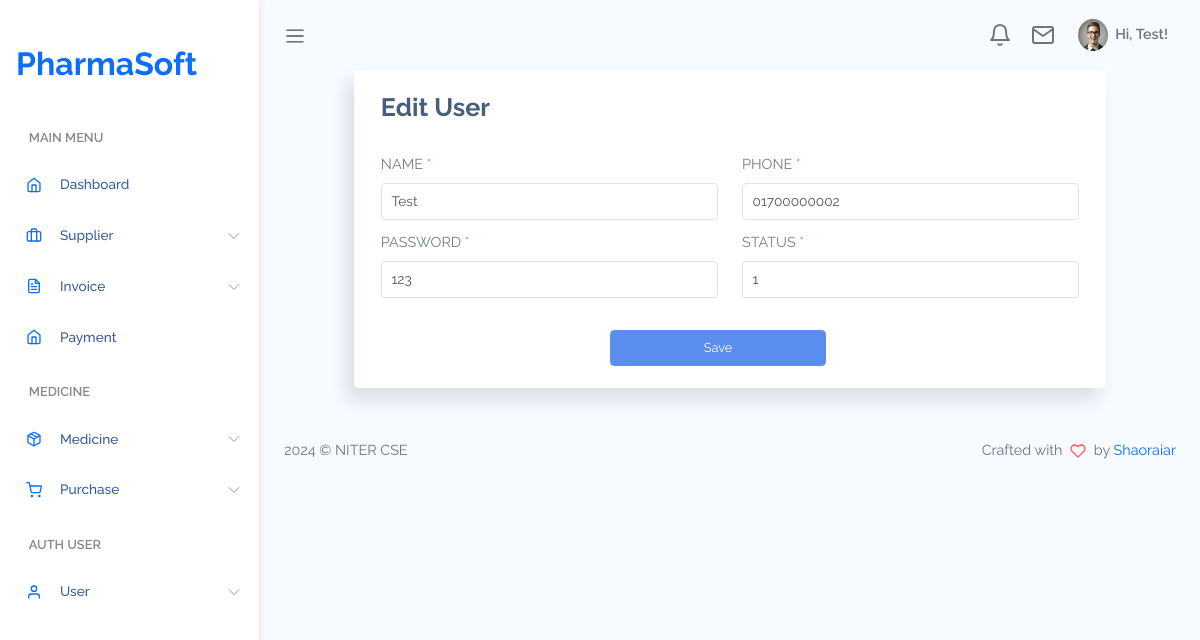
The page /user/edit/3 (signed in) on the database its author committed.
### apps/user/models.py (models this page shows, shortened)
class User(AbstractBaseUser, BaseModel):
    class UserVerification(models.TextChoices):
        YES = 'yes'
        NO = 'no'
    username = models.CharField(max_length=255, unique=True)
    first_name = models.CharField(max_length=255, blank=True, null=True)
    last_name = models.CharField(max_length=255, blank=True, null=True)
    email = models.EmailField(max_length=255, unique=True)
    password = models.CharField(max_length=255)
    phone_no = models.CharField(max_length=50, blank=True, null=True)
    user_role = models.ForeignKey(Role, on_delete=models.CASCADE, blank=True, null=True)
    user_verification = models.CharField(max_length=8, choices=UserVerification.choices, default=UserVerification.NO)
    address = models.CharField(max_length=255, blank=True, null=True)
    city = models.CharField(max_length=255, blank=True, null=True)
    country = models.CharField(max_length=25, blank=True, null=True)
    zip_code = models.CharField(max_length=8, blank=True, null=True)
    status = models.CharField(max_length=8, default='1')
    created_at = models.DateTimeField(auto_now_add=True, blank=True, null=True)
    created_by = models.IntegerField(default=0, blank=True, null=True)
    updated_at = models.DateTimeField(auto_now=True, blank=True, null=True)
    updated_by = models.IntegerField(default=0, blank=True, null=True)
    USERNAME_FIELD = 'email'
    REQUIRED_FIELDS = ['username']
    class Meta:
        db_table = "user"
    objects = UserManager()

### apps/user/views.py (the view)
# urls.py: path('edit/<int:id>', user_edit, name='user_edit'),
def user_edit(request, id=None):
    context = {}
    user = get_object_or_404(User, id=id) if id else None
    if request.method == 'POST':
        form = UserEditForm(request.POST, instance=user)
        if form.is_valid():
            print('edit : ', form.cleaned_data)
            form.save()
            messages.success(request, f'User "{user.name}" has been edit successfully.')
            return redirect('user_list')
    else:
        form = UserEditForm(instance=user)
    context['form'] = form
    context['user'] = user
    context['user_data'] = User.objects.all()
    return render(request, 'backend/system/user/edit.html', context)

### apps/user/forms.py (shortened to what this page needs)
class UserEditForm(forms.ModelForm):
    username = forms.CharField(required=False)
    phone_no = forms.CharField(required=False)
    password = forms.CharField(required=False)
    status = forms.CharField(required=False)
    class Meta:
        model = User
        fields = ['username', 'password', 'phone_no', 'status']

### system/config.py (called while the page is built)
    @staticmethod
    def no_auth_url_list():
        no_auth_url_list = []
        from django.conf import settings
        return settings.NO_AUTH

### system/context_processor.py (called while the page is built)
def global_context_processor(request):
    user_id = request.user.id if request.user.is_authenticated else None
    user_role = request.user.user_role if request.user.is_authenticated else None
    user_role_slug = user_role.slug if user_role else None
    print('user_role_slug : ', user_role_slug)
    context = {
        'menu_items': prepare_menu_item() ,
    }
    context['user_id'] = user_id
    context['user_role_slug'] = user_role_slug
    return context

### system/utils.py (called while the page is built)
def prepare_menu_item():
    base_dir = os.path.dirname(os.path.dirname(os.path.abspath(__file__)))
    json_file_path = os.path.join(base_dir, 'system', 'menu', 'main.json')
    with open(json_file_path, 'r') as menu_file:
        menu_data = json.load(menu_file)
    updated_menu = []
    for value in menu_data['menuItems']:
        updated_menu.append(value)  # Simplified for demonstration
    return updated_menu

### templates/backend/system/user/edit.html (shortened to what this page needs)
{% extends 'backend/dashboard/main.html' %}
{% load static %}
{% block content %}
<div class="container-fluid">
    <div class="row justify-content-center">
        <div class="col-md-10">
            <form action="" method="post" id="user_form">
                <div class="card">
                    <div class="card-header">
                        <h3 class="font-weight-bold">Edit User</h3>
                    </div>
                    <div class="card-body">
                        <div class="row">
                            <div class="form-group col-md-6">
                                <div class="form-label text-uppercase">Name <span class="text-danger">*</span></div>
                                <input type="text" name="username" class="form-control required" placeholder="" value="{{ form.username.value }}">
                            </div>
                            <div class="form-group col-md-6">
                                <div class="form-label text-uppercase">Phone <span class="text-danger">*</span></div>
                                <input type="text" name="phone_no" class="form-control required" placeholder="" value="{{ form.phone_no.value }}">
                            </div>
                            <div class="form-group col-md-6">
                                <div class="form-label text-uppercase">Password <span class="text-danger">*</span></div>
                                <input type="text" name="password" class="form-control required" placeholder="" value="{{ form.password.value }}">
                            </div>
                            <div class="form-group col-md-6">
                                <div class="form-label text-uppercase">Status <span class="text-danger">*</span></div>
                                <input type="text" name="status" class="form-control required" placeholder="" value="{{ form.status.value }}">
                            </div>
                            <div class="form-group col-md-4 mb-0 mt-3"></div>
                            <button class="btn btn-sm btn-primary" type="submit" style="width: 30%; margin-top: 20px;">Save</button>
                        </div>
                    </div>
                </div>
            </form>
        </div>
    </div>
</div>
{% endblock content %}

### templates/backend/dashboard/navbar/navbar.html (shortened to what this page needs)
{% load static %}
<nav class="navbar navbar-header navbar-expand navbar-light">
  <a class="sidebar-toggler" href="#"
    ><span class="navbar-toggler-icon"></span
  ></a>
  <div class="collapse navbar-collapse" id="navbarSupportedContent">
    <ul class="navbar-nav d-flex align-items-center navbar-light ml-auto">
      <li class="dropdown nav-icon">
        <a
          href="#"
          data-toggle="dropdown"
          class="nav-link dropdown-toggle nav-link-lg nav-link-user"
        >
          <div class="d-lg-inline-block">
            <i data-feather="bell"></i>
          </div>
        </a>
      </li>
      <li class="dropdown nav-icon mr-2">
        <a
          href="#"
          data-toggle="dropdown"
          class="nav-link dropdown-toggle nav-link-lg nav-link-user"
        >
          <div class="d-lg-inline-block">
            <i data-feather="mail"></i>
          </div>
        </a>
      </li>
      <li class="dropdown">
        <a
          href="#"
          data-toggle="dropdown"
          class="nav-link dropdown-toggle nav-link-lg nav-link-user"
        >
          <div class="avatar mr-1">
            <img
              src="{% static 'assets/images/avatar/avatar-s-1.png' %}"
              alt=""
              srcset=""
            />
          </div>
          <div class="d-none d-md-block d-lg-inline-block">
            Hi, {% if user.is_authenticated %} {{ user.username }}! {% else %}
            Unknown User! {% endif %}
          </div>
        </a>
      </li>
    </ul>
  </div>
</nav>

### static/assets/css/app.css (style rules this page uses)
* { font-family: "Raleway"; }
a { text-decoration: none; outline: 0; }
button { outline: 0; }
svg.feather, i { font-size: 14px; height: 1rem; }
.avatar { display: inline-flex; border-radius: 50%; text-align: center; vertical-align: middle; position: relative; }
.avatar img { width: 32px; height: 32px; border-radius: 50%; }
.btn.btn-primary { color: #fff; }
.dropdown-toggle:after { color: #fff; }
.form-group { margin-bottom: 0.7rem; }
.card { box-shadow: -8px 12px 18px 0 rgba(25, 42, 70, 0.13); margin-bottom: 2.2rem; }
.card .card-header { border: none; }
.card .card-header ~ .card-body { padding-top: 0; }
.card .card-body { padding: 1.4rem 1.7rem; }
.navbar { height: 70px; padding: 1.5rem; }
.navbar .nav-link-user img { width: 30px; }
.navbar.navbar-header li { display: flex; align-items: center; }
.navbar.navbar-header li.nav-icon { margin-right: 0.4rem; }
.navbar.navbar-header li.nav-icon .nav-link { display: block; padding: 0.4rem; border-radius: 50%; }
.navbar.navbar-header .dropdown > a { color: #6c757d; font-weight: 600; }
.navbar.navbar-header .dropdown > a svg { height: 24px; width: 24px; }
.navbar.navbar-header .dropdown > a:after { display: none; }

### rows shown on the page
User: username "Test", phone_no "01700000002", password "123"
